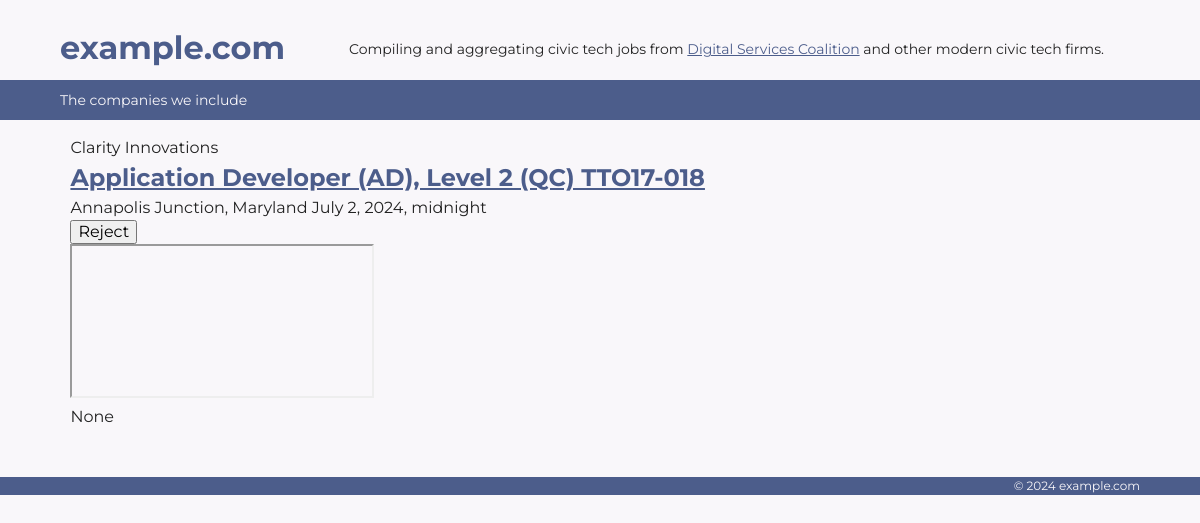
Page /jobs/1/ on the committed database.
### jobsearch/models.py (models this page shows, shortened)
class Job(models.Model):
    title = models.CharField(max_length=255)
    company = models.CharField(max_length=255)
    location = models.CharField(max_length=255)
    link = models.URLField()
    pub_date = models.DateTimeField("date published", blank=True, null=True)
    salary = models.CharField(max_length=255, blank=True, null=True)
    import_date = models.DateTimeField(auto_now_add=True)
    job_id = models.CharField(max_length=255, editable=False)
    user = models.ForeignKey(Profile, on_delete=models.CASCADE)
    rejected = models.BooleanField(default=False)
    status = models.CharField(max_length=2, choices=STATUS_CHOICES, blank=True, null=True)
    company_size = models.CharField(max_length=20, blank=True, null=True)
    skills = models.CharField(max_length=255, blank=True, null=True)
    co_link = models.CharField(max_length=255, blank=True, null=True)
    details = models.TextField(blank=True, null=True)
    def get_source_url(self):
        return "https://linkedin.com/jobs/view/{}/".format(self.job_id)

### jobsearch/views.py (the view)
# urls.py: path('jobs/<int:pk>/', JobDetailView.as_view(), name='job_detail'),
class JobDetailView(DetailView):
    model = Job
    def get_context_data(self, **kwargs):
        context = super(JobDetailView, self).get_context_data(**kwargs)
        return context

### DSCovery/context_processors.py (called while the page is built)
def site_processor(request):
    authenticated_request = request.user.is_authenticated
    last_seen = request.session.get('last_seen', now)
    return {
        'site': get_current_site(request),
        'now': now,
        'project_name': getattr(settings, 'PROJECT_NAME', None),
        'current_path': request.get_full_path(),
        'last_seen': last_seen,
        'authenticated_request': authenticated_request,
    }

### jobsearch/templates/jobsearch/job_detail.html (shortened to what this page needs)
{% extends 'base.html' %}
{% block bodyclass %}details{% endblock %}
{% block content %}
<h4>{{ job.company }}</h4>
<h3><a href="{{ job.link }}">{{ job.title }}</a></h3>
<td>{{ job.location }}</td>
<td>{{ job.pub_date|default_if_none:"" }}</td>
                <form action="{% url 'reject_job' %}" method="post">
                    <input type="submit" value="Reject" />
                  </form>
    <article class="job-details">
        <iframe src="{{ job.get_source_url }}"></iframe>
          <article>{{ job.details }}</article>
{% endblock %}

### templates/base.html (shortened to what this page needs)
{% load static %}
<!doctype html>
<html class="no-js" lang="">
<head>
  <link rel="stylesheet" href="{% static 'css/site.css' %}">
</head>
<body id="{% block bodyid %}{% endblock %}" class="{% block bodyclass %}{% endblock %}">
  <header role="banner">
    {% block banner %}
        {% block site_name %}
          <h1 class="site-name">
            <a href="/" title="Home">
              {% block logo %}{{ site.name }}{% endblock %}
            </a>
          </h1>
          <h2>Compiling and aggregating civic tech jobs from <a href="http://digitalservicescoalition.org">Digital Services Coalition</a> and other modern civic tech firms.</h2>
        {% endblock %}
    {% endblock %}
  </header>
  <nav role="navigation">
  {% load flatpages %}
    {% get_flatpages as flatpages %}
    <ul>
        {% for page in flatpages %}
            <li><a href="{{ page.url }}">{{ page.title }}</a></li>
        {% endfor %}
    </ul>
  </nav>
  <div id="wrapper">
    <main>{% block content %}{% endblock %}</main>
  </div>
  <footer id="footer" role="contentinfo">
    {% block footer %}
      <div>
        <p class="copyright">&copy; {{ now.year }} {{ site.name }}</p>
      </div>
    {% endblock %}
  </footer>
</body>
</html>

### static/css/site.css (style rules this page uses)
:root { --max_width: 90vw; --color-primary: #4C5D8B; --color-primary-light: #6E8BB3; --color-primary-dark: #1B1F47; --color-danger: #a51e1e; --color-success: #138015; --color-info: #0f8894; --color-warning: #dc781a; --color-background: #F9F7FA; --font-family: 'Montserrat', sans-serif; }
:root { line-height: 1.5; }
h1, h2, h3, h4, h5, figure, p, ol, ul { margin: 0; }
ol, ul { list-style: none; padding-inline: 0; }
h1, h2, h3, h4, h5 { font-size: inherit; font-weight: inherit; }
body { background-color: var(--color-background); color: #222; font-family: var(--font-family); }
a { color: var(--color-primary); transition: color 0.33s; }
[role=banner] { display: flex; align-items: center; margin: 1.5em auto 0; justify-content: flex-start; width: var(--max_width); padding-bottom: 0.5em }
[role="banner"] h2 { margin-top: 0.25em; font-size: 0.875em; }
[role="navigation"] { background-color: var(--color-primary); margin-bottom: 1em; }
[role="navigation"] ul { max-width: var(--max_width); margin: 0 auto; }
[role="navigation"] li { display: inline-block; padding: 0.5em 1em 0.5em 0; }
[role="navigation"] li a { color: var(--color-background); text-decoration: none; font-size: 0.875em; }
main { max-width: var(--max_width); margin: 0 auto; }
footer { background-color: var(--color-primary); margin-bottom: 1em; margin-top: 3em }
footer div { max-width: var(--max_width); margin: 0 auto; font-size: 0.75em; text-align:right; color: var(--color-background) }
h1, h3 { font-size: 1.5rem; font-weight: bold; color: var(--color-primary-light) }
.details main { max-width: 100ch; margin: auto }

### rows in the picture
Job: company "Clarity Innovations", title "Application Developer (AD), Level 2 (QC) TTO17-018", location "Annapolis Junction, Maryland", pub_date "July 2, 2024, midnight", details "None"

### other values in the picture
{{ site.name }} "example.com"
{{ page.title }} "The companies we include"
{{ now.year }} "2024"
